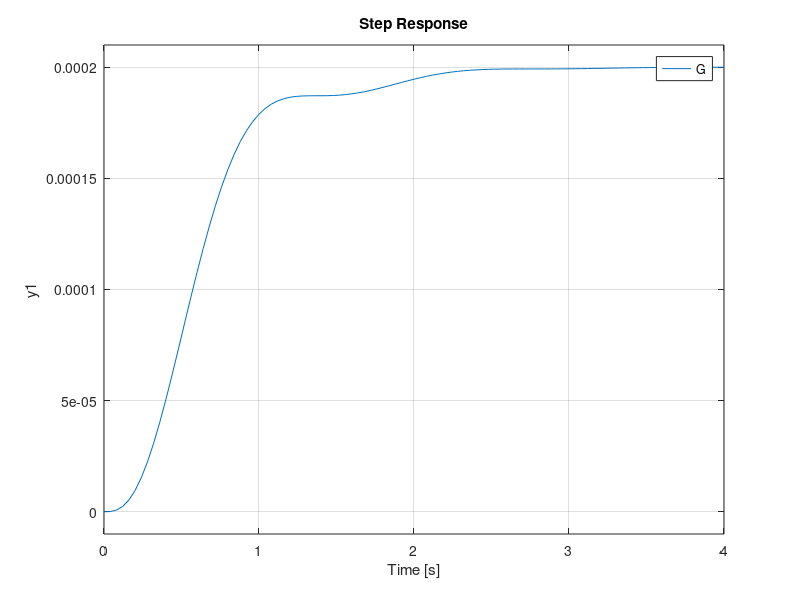

Write MATLAB code to recreate this figure.
x = tf('s');

G = (2.01+x)/((x+2)*(x^2+4*x+25));
H = 1/((x^2+4*x+25));
step(G)
hold on
step(H)
step((G-H))
legend('G','Approx.','Error')